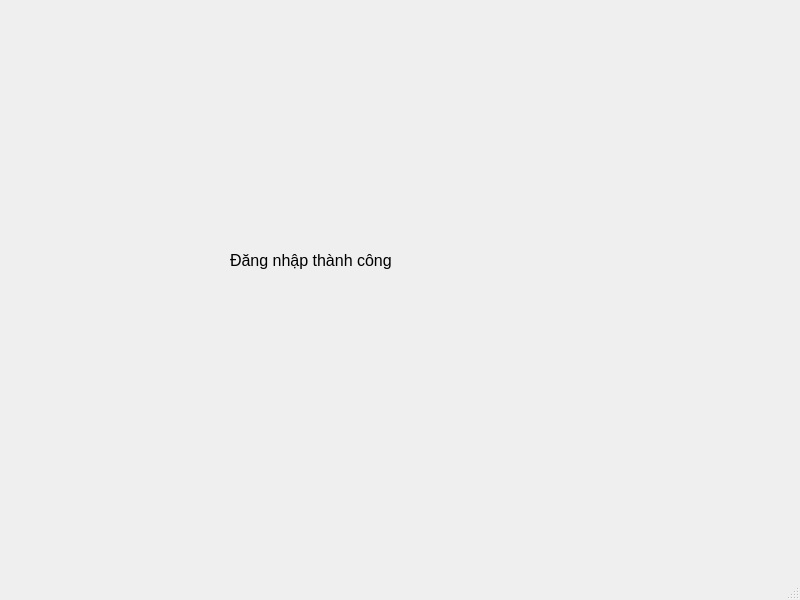
<?xml version="1.0" encoding="UTF-8"?>
<ui version="4.0">
 <class>MainWindow</class>
 <widget class="QMainWindow" name="MainWindow">
  <property name="geometry">
   <rect>
    <x>0</x>
    <y>0</y>
    <width>800</width>
    <height>600</height>
   </rect>
  </property>
  <property name="windowTitle">
   <string>MainWindow</string>
  </property>
  <widget class="QWidget" name="centralwidget">
   <widget class="QLabel" name="label">
    <property name="geometry">
     <rect>
      <x>230</x>
      <y>200</y>
      <width>291</width>
      <height>121</height>
     </rect>
    </property>
    <property name="font">
     <font>
      <pointsize>12</pointsize>
     </font>
    </property>
    <property name="text">
     <string>Đăng nhập thành công</string>
    </property>
   </widget>
  </widget>
  <widget class="QMenuBar" name="menubar">
   <property name="geometry">
    <rect>
     <x>0</x>
     <y>0</y>
     <width>800</width>
     <height>26</height>
    </rect>
   </property>
  </widget>
  <widget class="QStatusBar" name="statusbar"/>
 </widget>
 <resources/>
 <connections/>
</ui>
